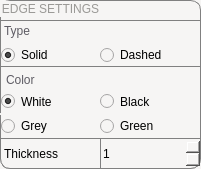
    <widget class="QGroupBox" name="groupBox">
     <property name="geometry">
      <rect>
       <x>10</x>
       <y>575</y>
       <width>201</width>
       <height>169</height>
      </rect>
     </property>
     <property name="styleSheet">
      <string notr="true">QGroupBox {
background-color: rgb(246, 245, 244);
font: 14pt &quot;Pastelova Demo&quot;;
border: 1px solid grey;
border-radius: 10px;
color: rgb(154, 153, 150);
}</string>
     </property>
     <property name="title">
      <string>EDGE SETTINGS</string>
     </property>
     <widget class="QRadioButton" name="radioButton_edgeType_solid">
      <property name="geometry">
       <rect>
        <x>0</x>
        <y>44</y>
        <width>100</width>
        <height>23</height>
       </rect>
      </property>
      <property name="styleSheet">
       <string notr="true">QRadioButton {
	font: 700 16pt &quot;Pastelova Demo&quot;;
	background-color: rgb(246, 245, 244);
	border: 1px solid grey;
	border-top: 0px;
	border-right: 0px;
}</string>
      </property>
      <property name="text">
       <string>Solid</string>
      </property>
      <property name="checked">
       <bool>true</bool>
      </property>
     </widget>
     <widget class="QRadioButton" name="radioButton_edgeType_dashed">
      <property name="geometry">
       <rect>
        <x>100</x>
        <y>44</y>
        <width>101</width>
        <height>23</height>
       </rect>
      </property>
      <property name="styleSheet">
       <string notr="true">QRadioButton {
	font: 700 16pt &quot;Pastelova Demo&quot;;
	background-color: rgb(246, 245, 244);
	border: 1px solid grey;
	border-top: 0px;
	border-left: 0px;
}</string>
      </property>
      <property name="text">
       <string>Dashed</string>
      </property>
     </widget>
     <widget class="QLabel" name="label_4">
      <property name="geometry">
       <rect>
        <x>6</x>
        <y>70</y>
        <width>191</width>
        <height>20</height>
       </rect>
      </property>
      <property name="styleSheet">
       <string notr="true">QLabel {
	font: 700 16pt &quot;Pastelova Demo&quot;;
	qproperty-alignment: 'AlignVCenter | AlignCenter';
	color: rgb(94, 92, 100);
	background-color: rgb(246, 245, 244);
}</string>
      </property>
      <property name="text">
       <string>Color</string>
      </property>
     </widget>
     <widget class="QLabel" name="label_5">
      <property name="geometry">
       <rect>
        <x>0</x>
        <y>138</y>
        <width>101</width>
        <height>31</height>
       </rect>
      </property>
      <property name="styleSheet">
       <string notr="true">QLabel {
	font: 700 16pt &quot;Pastelova Demo&quot;;
	background-color: rgb(246, 245, 244);
	border: 1px solid grey;
	border-right: 0px;
	border-radius: 10px;
	border-top-right-radius:0px;
	border-top-left-radius:0px;
	border-bottom-right-radius:0px;
}</string>
      </property>
      <property name="text">
       <string>Thickness</string>
      </property>
     </widget>
     <widget class="QSpinBox" name="edgeThickness">
      <property name="geometry">
       <rect>
        <x>100</x>
        <y>138</y>
        <width>101</width>
        <height>31</height>
       </rect>
      </property>
      <property name="styleSheet">
       <string notr="true">QSpinBox {
	font: 700 12pt &quot;Pastelova Demo&quot;;
background-color: rgb(246, 245, 244);
border: 1px solid grey;
border-radius:10px;
border-top-right-radius:0px;
border-top-left-radius:0px;
border-bottom-left-radius:0px;
}
</string>
      </property>
      <property name="value">
       <number>1</number>
      </property>
     </widget>
     <widget class="QLabel" name="label">
      <property name="geometry">
       <rect>
        <x>0</x>
        <y>20</y>
        <width>201</width>
        <height>21</height>
       </rect>
      </property>
      <property name="styleSheet">
       <string notr="true">QLabel {
	font: 700 16pt &quot;Pastelova Demo&quot;;
	qproperty-alignment: 'AlignVCenter | AlignCenter';
	color: rgb(94, 92, 100);
	background-color: rgb(246, 245, 244);
	border: 1px solid grey;
	border-bottom: 0px;
}</string>
      </property>
      <property name="text">
       <string>Type</string>
      </property>
     </widget>
     <widget class="QWidget" name="widget_2" native="true">
      <property name="geometry">
       <rect>
        <x>0</x>
        <y>90</y>
        <width>191</width>
        <height>47</height>
       </rect>
      </property>
      <property name="styleSheet">
       <string notr="true">background-color: rgb(246, 245, 244);</string>
      </property>
      <widget class="QRadioButton" name="radioButton_edgeColor_white">
       <property name="geometry">
        <rect>
         <x>0</x>
         <y>0</y>
         <width>100</width>
         <height>23</height>
        </rect>
       </property>
       <property name="styleSheet">
        <string notr="true">QRadioButton {
	font: 700 16pt &quot;Pastelova Demo&quot;;
	background-color: rgb(246, 245, 244);
	border: 1px solid grey;
	border-right: 0px;
	border-bottom: 0px;
	border-top: 0px;
}</string>
       </property>
       <property name="text">
        <string>White</string>
       </property>
       <property name="checked">
        <bool>true</bool>
       </property>
       <property name="autoExclusive">
        <bool>true</bool>
       </property>
      </widget>
      <widget class="QRadioButton" name="radioButton_edgeColor_black">
       <property name="geometry">
        <rect>
         <x>100</x>
         <y>0</y>
         <width>101</width>
         <height>23</height>
        </rect>
       </property>
       <property name="styleSheet">
        <string notr="true">QRadioButton {
	font: 700 16pt &quot;Pastelova Demo&quot;;
	background-color: rgb(246, 245, 244);
	border: 1px solid grey;
	border-left: 0px;
	border-bottom: 0px;
	border-top: 0px;
}</string>
       </property>
       <property name="text">
        <string>Black</string>
       </property>
      </widget>
      <widget class="QRadioButton" name="radioButton_edgeColor_grey">
       <property name="geometry">
        <rect>
         <x>0</x>
         <y>25</y>
         <width>100</width>
         <height>23</height>
        </rect>
       </property>
       <property name="styleSheet">
        <string notr="true">QRadioButton {
	font: 700 16pt &quot;Pastelova Demo&quot;;
	background-color: rgb(246, 245, 244);
	border: 1px solid grey;
	border-top: 0px;
	border-right: 0px;
}</string>
       </property>
       <property name="text">
        <string>Grey</string>
       </property>
      </widget>
      <widget class="QRadioButton" name="radioButton_edgeColor_green">
       <property name="geometry">
        <rect>
         <x>100</x>
         <y>25</y>
         <width>101</width>
         <height>23</height>
        </rect>
       </property>
       <property name="styleSheet">
        <string notr="true">QRadioButton {
	font: 700 16pt &quot;Pastelova Demo&quot;;
	background-color: rgb(246, 245, 244);
	border: 1px solid grey;
	border-top: 0px;
	border-left: 0px;
}</string>
       </property>
       <property name="text">
        <string>Green</string>
       </property>
      </widget>
     </widget>
    </widget>
